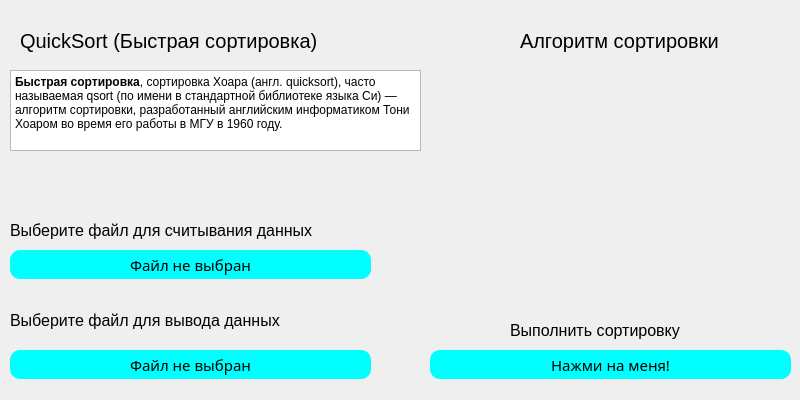
<?xml version="1.0" encoding="UTF-8"?>
<ui version="4.0">
 <class>Window_Quicksort</class>
 <widget class="QDialog" name="Window_Quicksort">
  <property name="geometry">
   <rect>
    <x>0</x>
    <y>0</y>
    <width>800</width>
    <height>400</height>
   </rect>
  </property>
  <property name="minimumSize">
   <size>
    <width>800</width>
    <height>400</height>
   </size>
  </property>
  <property name="maximumSize">
   <size>
    <width>800</width>
    <height>400</height>
   </size>
  </property>
  <property name="windowTitle">
   <string>QuickSort</string>
  </property>
  <property name="styleSheet">
   <string notr="true">QPushButton{
	background-color: aqua;
	border-radius: 10px;
	color: black;
	border-style: solid;
	font-size: 15px;
}</string>
  </property>
  <widget class="QPushButton" name="pushButton_3">
   <property name="geometry">
    <rect>
     <x>430</x>
     <y>350</y>
     <width>361</width>
     <height>29</height>
    </rect>
   </property>
   <property name="font">
    <font>
     <family>Sitka Heading Semibold</family>
     <pointsize>-1</pointsize>
    </font>
   </property>
   <property name="text">
    <string>Нажми на меня!</string>
   </property>
  </widget>
  <widget class="QTextBrowser" name="textBrowser">
   <property name="geometry">
    <rect>
     <x>10</x>
     <y>70</y>
     <width>411</width>
     <height>81</height>
    </rect>
   </property>
   <property name="html">
    <string>&lt;!DOCTYPE HTML PUBLIC &quot;-//W3C//DTD HTML 4.0//EN&quot; &quot;http://www.w3.org/TR/REC-html40/strict.dtd&quot;&gt;
&lt;html&gt;&lt;head&gt;&lt;meta name=&quot;qrichtext&quot; content=&quot;1&quot; /&gt;&lt;meta charset=&quot;utf-8&quot; /&gt;&lt;style type=&quot;text/css&quot;&gt;
p, li { white-space: pre-wrap; }
hr { height: 1px; border-width: 0; }
li.unchecked::marker { content: &quot;\2610&quot;; }
li.checked::marker { content: &quot;\2612&quot;; }
&lt;/style&gt;&lt;/head&gt;&lt;body style=&quot; font-family:'Segoe UI'; font-size:9pt; font-weight:400; font-style:normal;&quot;&gt;
&lt;p style=&quot; margin-top:0px; margin-bottom:0px; margin-left:0px; margin-right:0px; -qt-block-indent:0; text-indent:0px;&quot;&gt;&lt;span style=&quot; font-weight:700;&quot;&gt;Быстрая сортировка&lt;/span&gt;, сортировка Хоара (англ. quicksort), часто называемая qsort (по имени в стандартной библиотеке языка Си) — алгоритм сортировки, разработанный английским информатиком Тони Хоаром во время его работы в МГУ в 1960 году.&lt;/p&gt;&lt;/body&gt;&lt;/html&gt;</string>
   </property>
  </widget>
  <widget class="QLabel" name="label_5">
   <property name="geometry">
    <rect>
     <x>10</x>
     <y>300</y>
     <width>381</width>
     <height>41</height>
    </rect>
   </property>
   <property name="font">
    <font>
     <pointsize>12</pointsize>
     <fontweight>Black</fontweight>
    </font>
   </property>
   <property name="text">
    <string>Выберите файл для вывода данных</string>
   </property>
  </widget>
  <widget class="QLabel" name="label">
   <property name="geometry">
    <rect>
     <x>20</x>
     <y>20</y>
     <width>421</width>
     <height>41</height>
    </rect>
   </property>
   <property name="font">
    <font>
     <pointsize>15</pointsize>
     <fontweight>Black</fontweight>
    </font>
   </property>
   <property name="text">
    <string>QuickSort (Быстрая сортировка)</string>
   </property>
  </widget>
  <widget class="QLabel" name="label_4">
   <property name="geometry">
    <rect>
     <x>10</x>
     <y>210</y>
     <width>421</width>
     <height>41</height>
    </rect>
   </property>
   <property name="font">
    <font>
     <pointsize>12</pointsize>
     <fontweight>Black</fontweight>
    </font>
   </property>
   <property name="text">
    <string>Выберите файл для считывания данных</string>
   </property>
  </widget>
  <widget class="QPushButton" name="pushButton_1">
   <property name="geometry">
    <rect>
     <x>10</x>
     <y>250</y>
     <width>361</width>
     <height>29</height>
    </rect>
   </property>
   <property name="font">
    <font>
     <family>Sitka Heading Semibold</family>
     <pointsize>-1</pointsize>
    </font>
   </property>
   <property name="text">
    <string>Файл не выбран</string>
   </property>
  </widget>
  <widget class="QLabel" name="label_6">
   <property name="geometry">
    <rect>
     <x>510</x>
     <y>310</y>
     <width>251</width>
     <height>41</height>
    </rect>
   </property>
   <property name="font">
    <font>
     <pointsize>12</pointsize>
     <fontweight>Black</fontweight>
    </font>
   </property>
   <property name="text">
    <string>Выполнить сортировку</string>
   </property>
  </widget>
  <widget class="QPushButton" name="pushButton_2">
   <property name="geometry">
    <rect>
     <x>10</x>
     <y>350</y>
     <width>361</width>
     <height>29</height>
    </rect>
   </property>
   <property name="font">
    <font>
     <family>Sitka Heading Semibold</family>
     <pointsize>-1</pointsize>
    </font>
   </property>
   <property name="text">
    <string>Файл не выбран</string>
   </property>
  </widget>
  <widget class="QLabel" name="label_2">
   <property name="geometry">
    <rect>
     <x>495</x>
     <y>70</y>
     <width>280</width>
     <height>214</height>
    </rect>
   </property>
   <property name="text">
    <string/>
   </property>
  </widget>
  <widget class="QLabel" name="label_3">
   <property name="geometry">
    <rect>
     <x>520</x>
     <y>20</y>
     <width>421</width>
     <height>41</height>
    </rect>
   </property>
   <property name="font">
    <font>
     <pointsize>15</pointsize>
     <fontweight>Black</fontweight>
    </font>
   </property>
   <property name="text">
    <string>Алгоритм сортировки</string>
   </property>
  </widget>
 </widget>
 <resources/>
 <connections/>
</ui>
